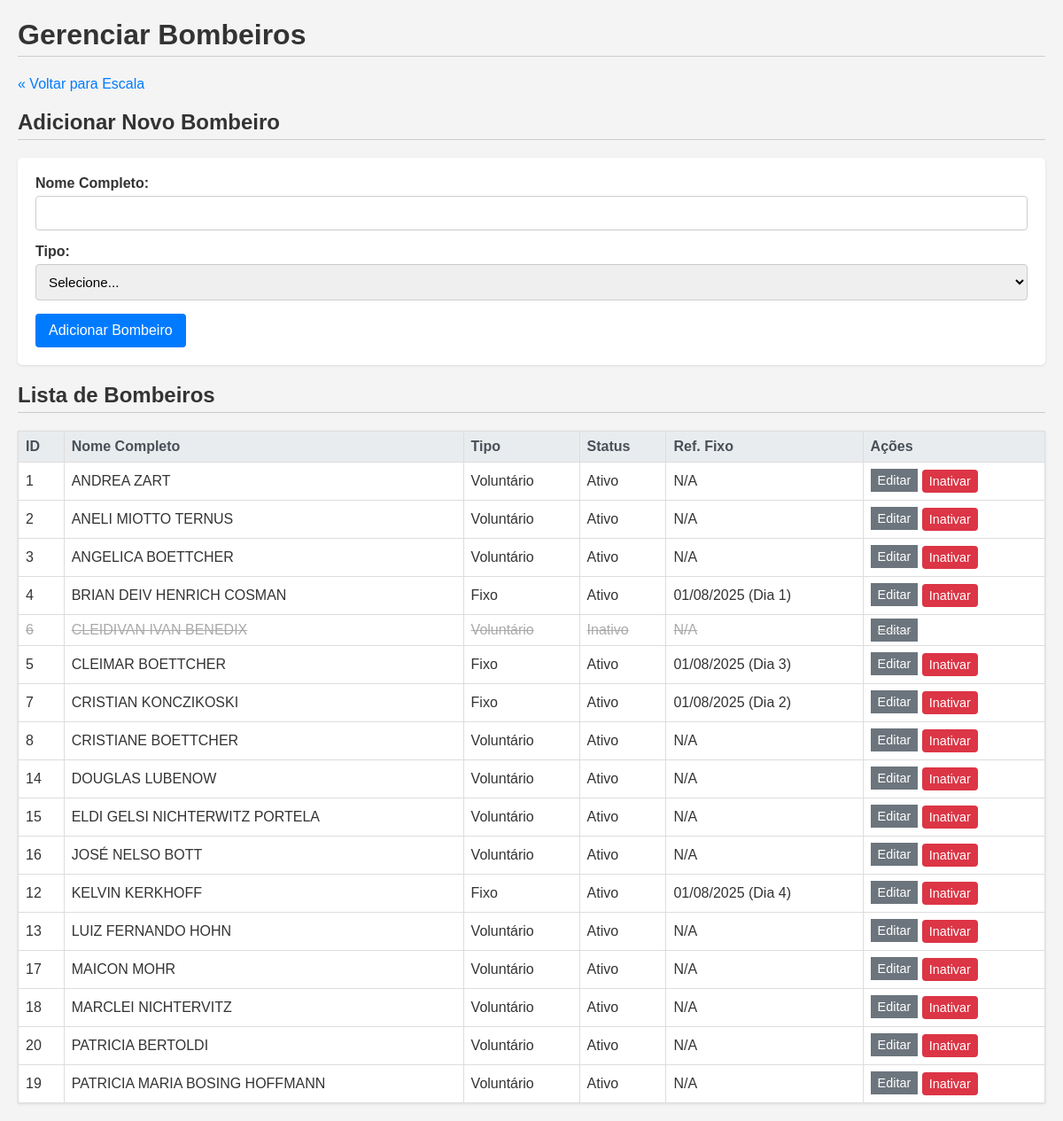
/bombeiros.php, run on the app's committed database.
### tables this page shows
CREATE TABLE `bombeiros` (
  `id` int(11) NOT NULL,
  `nome_completo` varchar(255) NOT NULL,
  `email` varchar(191) DEFAULT NULL,
  `cpf` varchar(14) DEFAULT NULL COMMENT 'Formato 000.000.000-00',
  `endereco` varchar(255) DEFAULT NULL COMMENT 'Endereço residencial completo',
  `telefone` varchar(20) DEFAULT NULL COMMENT 'Número de telefone principal',
  `telefone_emergencia` varchar(20) DEFAULT NULL COMMENT 'Contato de emergência (nome e telefone)',
  `tipo` enum('BC','Fixo') NOT NULL,
  `ativo` tinyint(1) NOT NULL DEFAULT 1,
  `fixo_ref_data` date DEFAULT NULL,
  `fixo_ref_dia_ciclo` tinyint(1) DEFAULT NULL CHECK (`fixo_ref_dia_ciclo` between 1 and 4),
  `data_cadastro` timestamp NOT NULL DEFAULT current_timestamp(),
  `endereco_rua` varchar(255) DEFAULT NULL,
  `endereco_numero` varchar(20) DEFAULT NULL,
  `endereco_bairro` varchar(100) DEFAULT NULL,
  `endereco_cidade` varchar(100) DEFAULT NULL,
  `endereco_uf` varchar(2) DEFAULT NULL,
  `endereco_cep` varchar(10) DEFAULT NULL,
  `telefone_principal` varchar(20) DEFAULT NULL,
  `contato_emergencia_nome` varchar(255) DEFAULT NULL,
  `contato_emergencia_fone` varchar(20) DEFAULT NULL,
  `dados_bancarios` text DEFAULT NULL COMMENT 'Ex: Banco XPTO, Ag: 0001, C/C: 12345-6',
  `tamanho_gandola` varchar(20) DEFAULT NULL,
  `tamanho_camiseta` varchar(20) DEFAULT NULL,
  `tamanho_calca` varchar(20) DEFAULT NULL,
  `tamanho_calcado` varchar(10) DEFAULT NULL,
  `banco_nome` varchar(100) DEFAULT NULL COMMENT 'Nome do Banco',
  `banco_agencia` varchar(20) DEFAULT NULL COMMENT 'Número da Agência (com dígito, se houver)',
  `banco_conta` varchar(30) DEFAULT NULL COMMENT 'Número da Conta Corrente/Poupança (com dígito)',
  `banco_pix` varchar(100) DEFAULT NULL COMMENT 'Chave PIX principal (CPF, e-mail, telefone, aleatória)'
);

### bombeiros.php (the view, shortened to what this page needs)
<?php
require_once __DIR__ . '/includes/funcoes.php';
$bombeiros = [];
$sql_select = "SELECT id, nome_completo, tipo, ativo, fixo_ref_data, fixo_ref_dia_ciclo FROM bombeiros ORDER BY nome_completo ASC";
if ($result = mysqli_query($conn, $sql_select)) {
    while ($row = mysqli_fetch_assoc($result)) {
        $bombeiros[] = $row;
    }
} else {
    $erro = "Erro ao buscar bombeiros: " . mysqli_error($conn);
}
?>
<!DOCTYPE html>
<html lang="pt-br">
<head>
    <link rel="stylesheet" href="css/style.css">
</head>
<body>
    <h1>Gerenciar Bombeiros</h1>
    <p><a href="escala.php">« Voltar para Escala</a></p>
    <h2>Adicionar Novo Bombeiro</h2>
    <form action="bombeiros.php" method="post">
        <div>
            <label for="nome_completo">Nome Completo:</label>
            <input type="text" id="nome_completo" name="nome_completo" required>
        </div>
        <div>
            <label for="add_tipo">Tipo:</label>
            <select id="add_tipo" name="tipo" required>
                <option value="">Selecione...</option>
            </select>
        </div>
        <button type="submit" name="add_bombeiro">Adicionar Bombeiro</button>
    </form>
    <h2>Lista de Bombeiros</h2>
    <?php if (!empty($bombeiros)): ?>
        <table>
            <thead>
                <tr>
                    <th>ID</th>
                    <th>Nome Completo</th>
                    <th>Tipo</th>
                    <th>Status</th>
                    <th>Ref. Fixo</th>
                    <th>Ações</th>
                </tr>
            </thead>
            <tbody>
                <?php foreach ($bombeiros as $b): ?>
                    <tr class="<?php echo $b['ativo'] ? '' : 'bombeiro-inativo'; ?>">
                        <td><?php echo $b['id']; ?></td>
                        <td><?php echo htmlspecialchars($b['nome_completo']); ?></td>
                        <td><?php echo $b['tipo'] == 'BC' ? 'Voluntário' : 'Fixo'; ?></td>
                        <td><?php echo $b['ativo'] ? 'Ativo' : 'Inativo'; ?></td>
                        <td>
                            <?php if ($b['tipo'] == 'Fixo' && $b['fixo_ref_data']): ?>
                                <?php echo date('d/m/Y', strtotime($b['fixo_ref_data'])) . ' (Dia ' . $b['fixo_ref_dia_ciclo'] . ')'; ?>
                            <?php else: ?>
                                N/A
                            <?php endif; ?>
                        </td>
                        <td>
                            <a href="editar_bombeiro.php?id=<?php echo $b['id']; ?>" class="btn-secondary" style="padding: 5px 8px; font-size: 0.9em; color:white;">Editar</a>
                            <?php if ($b['ativo']):  ?>
                                <form action="bombeiros.php" method="post" style="display: inline; padding: 0; margin: 0; box-shadow: none; background: none;">
                                    <button type="submit" class="btn-danger btn-delete-bombeiro" style="padding: 5px 8px; font-size: 0.9em;">Inativar</button>
                                </form>
                            <?php else:  ?>
                            <?php endif; ?>
                        </td>
                    </tr>
                <?php endforeach; ?>
            </tbody>
        </table>
    <?php else: ?>
        <p>Nenhum bombeiro cadastrado.</p>
    <?php endif; ?>
</body>
</html>

### css/style.css (style rules this page uses)
body { font-family: sans-serif; margin: 20px; background-color: #f4f4f4; color: #333; }
h1, h2 { color: #333; border-bottom: 1px solid #ccc; padding-bottom: 5px; }
a { color: #007bff; text-decoration: none; }
table { width: 100%; border-collapse: collapse; margin-bottom: 20px; background-color: #fff; box-shadow: 0 1px 3px rgba(0,0,0,0.1); }
th, td { border: 1px solid #ddd; padding: 8px; text-align: left; }
th { background-color: #e9ecef; color: #495057; }
form { background-color: #fff; padding: 20px; border-radius: 5px; box-shadow: 0 1px 3px rgba(0,0,0,0.1); margin-bottom: 20px; }
label { display: block; margin-bottom: 5px; font-weight: bold; }
input[type="text"], input[type="date"], input[type="number"], select, textarea { width: 100%; padding: 10px; margin-bottom: 15px; border: 1px solid #ccc; border-radius: 4px; box-sizing: border-box; font-size: 0.95em; }
button, input[type="submit"], .button-link { background-color: #007bff; color: white !important; padding: 10px 15px; border: none; border-radius: 4px; cursor: pointer; font-size: 1em; text-decoration: none; display: inline-block; vertical-align: middle; transition: background-color 0.2s ease; }
.btn-danger { background-color: #dc3545; }
.btn-secondary { background-color: #6c757d; }
.bombeiro-inativo td { color: #aaa; text-decoration: line-through; }

### data on the page
bombeiros: id "1", nome_completo "ANDREA ZART", tipo "Voluntário", ativo "Ativo"
bombeiros: id "2", nome_completo "ANELI MIOTTO TERNUS", tipo "Voluntário", ativo "Ativo"
bombeiros: id "3", nome_completo "ANGELICA BOETTCHER", tipo "Voluntário", ativo "Ativo"
bombeiros: id "4", nome_completo "BRIAN DEIV HENRICH COSMAN", tipo "Fixo", ativo "Ativo", fixo_ref_data "01/08/2025", fixo_ref_dia_ciclo "1"
bombeiros: id "6", nome_completo "CLEIDIVAN IVAN BENEDIX", tipo "Voluntário", ativo "Inativo"
bombeiros: id "5", nome_completo "CLEIMAR BOETTCHER", tipo "Fixo", ativo "Ativo", fixo_ref_data "01/08/2025", fixo_ref_dia_ciclo "3"
bombeiros: id "7", nome_completo "CRISTIAN KONCZIKOSKI", tipo "Fixo", ativo "Ativo", fixo_ref_data "01/08/2025", fixo_ref_dia_ciclo "2"
bombeiros: id "8", nome_completo "CRISTIANE BOETTCHER", tipo "Voluntário", ativo "Ativo"
bombeiros: id "14", nome_completo "DOUGLAS LUBENOW", tipo "Voluntário", ativo "Ativo"
bombeiros: id "15", nome_completo "ELDI GELSI NICHTERWITZ PORTELA", tipo "Voluntário", ativo "Ativo"
bombeiros: id "16", nome_completo "JOSÉ NELSO BOTT", tipo "Voluntário", ativo "Ativo"
bombeiros: id "12", nome_completo "KELVIN KERKHOFF", tipo "Fixo", ativo "Ativo", fixo_ref_data "01/08/2025", fixo_ref_dia_ciclo "4"
bombeiros: id "13", nome_completo "LUIZ FERNANDO HOHN", tipo "Voluntário", ativo "Ativo"
bombeiros: id "17", nome_completo "MAICON MOHR", tipo "Voluntário", ativo "Ativo"
bombeiros: id "18", nome_completo "MARCLEI NICHTERVITZ", tipo "Voluntário", ativo "Ativo"
bombeiros: id "20", nome_completo "PATRICIA BERTOLDI", tipo "Voluntário", ativo "Ativo"
bombeiros: id "19", nome_completo "PATRICIA MARIA BOSING HOFFMANN", tipo "Voluntário", ativo "Ativo"
